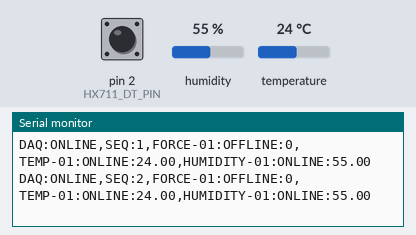
A sketch run on a simulated Arduino Uno, built with avr-gcc and run on an emulated ATmega328P. Shown: the last lines printed to the serial monitor. Wiring (inferred from the names in the program): AHT10/20 sensor at I2C address 0x38. The inputs (shaded band) are chosen by the test bench; at power-on: humidity 55 %, temperature 24 °C, pin 2 (HX711_DT_PIN) HIGH.

Above: at 3.7 s.
3.8 s: humidity set to 22 %
At 5.6 s:
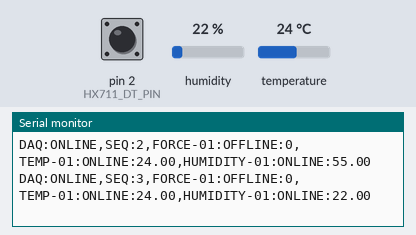
8.0 s: temperature set to 12 °C
At 8.9 s:
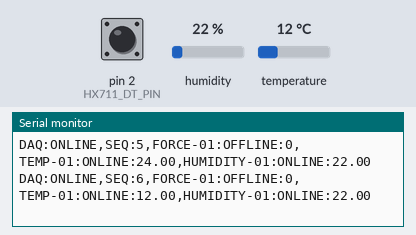
9.5 s: humidity set to 40 %
At 10.8 s:
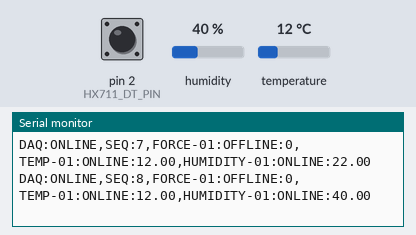
Timing chart, 0 to 12.5 s (numbered marks = the images above; inputs shaded):
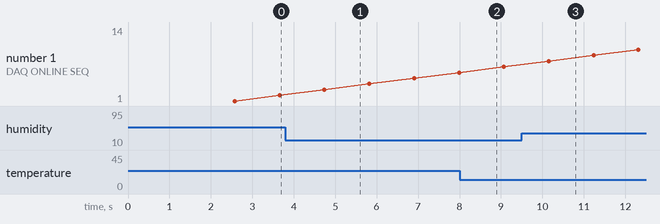

Measured:
- after the input at 3.8 s, the serial monitor: prints a new line after 0.94 s (image 1)
- after the input at 9.5 s, the serial monitor: prints a new line after 0.65 s (image 3)

The sketch:

bridge_data.ino
```cpp
#include <Wire.h>

const char *ARDUINO_ID = "UNO-01";
const unsigned long ACQUISITION_INTERVAL = 1000; // ms
unsigned long sequenceNumber = 0;

const uint8_t HX711_DT_PIN  = 2;
const uint8_t HX711_SCK_PIN = 3;

// raw_reading / calibration_factor = engineering units.
// Determine experimentally with a known reference weight.
// Leave at 1.0 -> FORCE-01 reports raw counts.
float hx711CalibrationFactor = 1.0;
long hx711Offset = 0; // set by tare in setup()
bool hx711Ready = false;

bool hx711IsReady() {
  return digitalRead(HX711_DT_PIN) == LOW;
}

// Reads one raw 24-bit two's-complement sample from the HX711.
// Blocks briefly (up to a few hundred ms) waiting for DOUT to go low.
long hx711ReadRaw() {
  unsigned long startWait = millis();
  while (!hx711IsReady()) {
    if (millis() - startWait > 500) return 0; // timeout guard
  }

  unsigned long value = 0;
  for (int i = 0; i < 24; i++) {
    digitalWrite(HX711_SCK_PIN, HIGH);
    delayMicroseconds(1);
    value = (value << 1) | digitalRead(HX711_DT_PIN);
    digitalWrite(HX711_SCK_PIN, LOW);
    delayMicroseconds(1);
  }

  // 25th pulse: sets gain=128, channel A for the NEXT reading (standard default)
  digitalWrite(HX711_SCK_PIN, HIGH);
  delayMicroseconds(1);
  digitalWrite(HX711_SCK_PIN, LOW);
  delayMicroseconds(1);

  // Sign-extend 24-bit two's complement to 32-bit long
  if (value & 0x800000UL) {
    value |= 0xFF000000UL;
  }
  return (long)value;
}

void hx711Init() {
  pinMode(HX711_SCK_PIN, OUTPUT);
  pinMode(HX711_DT_PIN, INPUT);
  digitalWrite(HX711_SCK_PIN, LOW);

  unsigned long startWait = millis();
  while (!hx711IsReady()) {
    if (millis() - startWait > 2000) {
      hx711Ready = false;
      return;
    }
  }
  hx711Ready = true;

  // Tare: average a few samples at startup as the zero offset.
  long sum = 0;
  const int tareSamples = 5;
  for (int i = 0; i < tareSamples; i++) {
    sum += hx711ReadRaw();
  }
  hx711Offset = sum / tareSamples;
}

const uint8_t AHT_I2C_ADDR = 0x38;
bool ahtReady = false;

bool ahtInit() {
  Wire.begin();
  delay(40); // AHT requires >=20-40ms after power-up before first command

  // Soft-reset (optional but improves reliability)
  Wire.beginTransmission(AHT_I2C_ADDR);
  Wire.write(0xBA);
  if (Wire.endTransmission() != 0) return false;
  delay(20);

  // Initialization command (works for both AHT10 and AHT20 variants)
  Wire.beginTransmission(AHT_I2C_ADDR);
  Wire.write(0xE1);
  Wire.write(0x08);
  Wire.write(0x00);
  if (Wire.endTransmission() != 0) return false;
  delay(10);

  return true;
}

// Triggers a measurement and reads temperature (C) + humidity (%RH).
// Returns true on success; outputs are left unchanged on failure.
bool ahtReadMeasurement(float &temperatureC, float &humidityPct) {
  Wire.beginTransmission(AHT_I2C_ADDR);
  Wire.write(0xAC);
  Wire.write(0x33);
  Wire.write(0x00);
  if (Wire.endTransmission() != 0) return false;

  delay(80); // measurement time per datasheet

  Wire.requestFrom((int)AHT_I2C_ADDR, 6);
  if (Wire.available() < 6) return false;

  uint8_t data[6];
  for (int i = 0; i < 6; i++) {
    data[i] = Wire.read();
  }

  // Bit 7 of status byte (data[0]) = busy flag; should be 0 when done
  if (data[0] & 0x80) return false;

  unsigned long rawHumidity = ((unsigned long)data[1] << 12) |
                               ((unsigned long)data[2] << 4) |
                               (data[3] >> 4);

  unsigned long rawTemp = (((unsigned long)data[3] & 0x0F) << 16) |
                          ((unsigned long)data[4] << 8) |
                          data[5];

  humidityPct = (rawHumidity / 1048576.0) * 100.0;       // / 2^20 * 100
  temperatureC = (rawTemp / 1048576.0) * 200.0 - 50.0;    // / 2^20 * 200 - 50

  return true;
}

void setup() {
  Serial.begin(115200);
  delay(500);

  hx711Init();
  ahtReady = ahtInit();

  Serial.print("DAQ:STARTUP");
  Serial.print(",ARDUINO_ID:");
  Serial.print(ARDUINO_ID);
  Serial.print(",HX711_INIT:");
  Serial.print(hx711Ready ? "OK" : "FAIL");
  Serial.print(",AHT_INIT:");
  Serial.println(ahtReady ? "OK" : "FAIL");
}


void loop() {
  sequenceNumber++;

  Serial.print("DAQ:ONLINE");
  Serial.print(",SEQ:");
  Serial.print(sequenceNumber);

  // ----- FORCE-01 (HX711) -----
  Serial.print(",FORCE-01:");
  if (hx711Ready && hx711IsReady()) {
    long raw = hx711ReadRaw();
    float forceValue = (raw - hx711Offset) / hx711CalibrationFactor;
    Serial.print("ONLINE:");
    Serial.print(forceValue, 3);
  } else {
    Serial.print("OFFLINE:0");
  }

  // ----- TEMP-01 / HUMIDITY-01 (AHT10/AHT20) -----
  float temperatureC, humidityPct;
  bool ok = ahtReady && ahtReadMeasurement(temperatureC, humidityPct);

  if (ok) {
    Serial.print(",TEMP-01:ONLINE:");
    Serial.print(temperatureC, 2);
    Serial.print(",HUMIDITY-01:ONLINE:");
    Serial.print(humidityPct, 2);
  } else {
    Serial.print(",TEMP-01:OFFLINE:0");
    Serial.print(",HUMIDITY-01:OFFLINE:0");
  }

  Serial.println();

  delay(ACQUISITION_INTERVAL);
}
```
